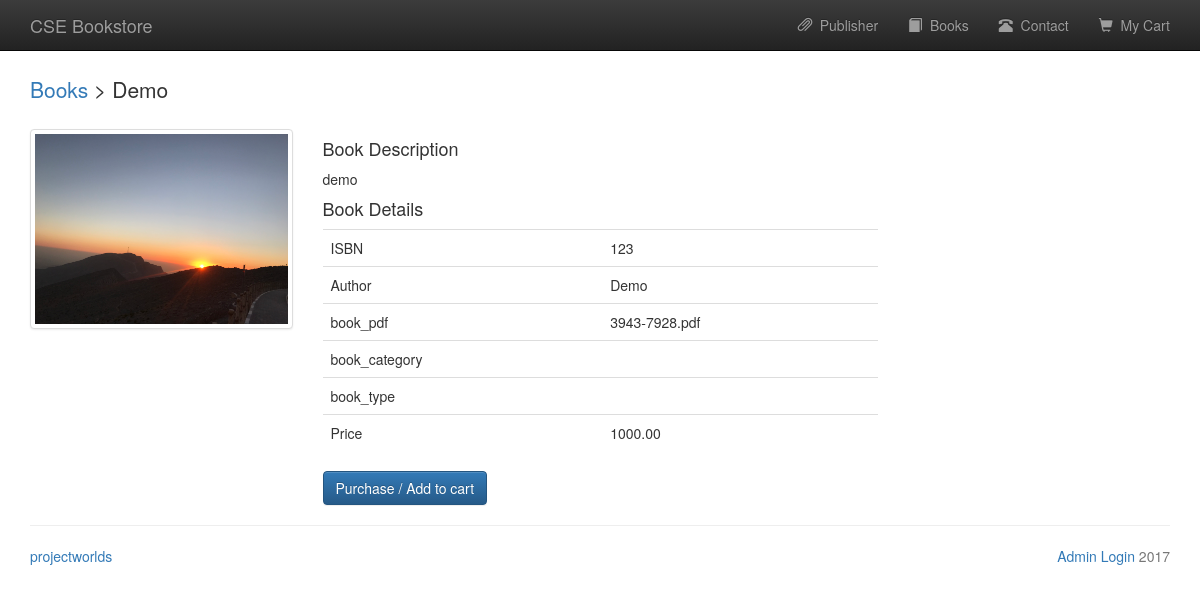
/admin/book.php?bookisbn=123, run on the app's committed database.
### tables this page shows
CREATE TABLE `books` (
  `book_isbn` varchar(20) NOT NULL,
  `book_title` varchar(60) DEFAULT NULL,
  `book_author` varchar(60) DEFAULT NULL,
  `book_image` varchar(40) DEFAULT NULL,
  `book_descr` text NOT NULL,
  `book_pdf` text NOT NULL,
  `book_category` varchar(11) NOT NULL,
  `book_type` varchar(11) NOT NULL,
  `book_price` decimal(6,2) NOT NULL,
  `publisherid` int(10) UNSIGNED NOT NULL
);

### admin/book.php (the view, shortened to what this page needs)
<?php
  $book_isbn = $_GET['bookisbn'];
  $conn = db_connect();
  $query = "SELECT * FROM books WHERE book_isbn = '$book_isbn'";
  $result = mysqli_query($conn, $query);
  $row = mysqli_fetch_assoc($result);
  require "./template/header.php";
?>
      <p class="lead" style="margin: 25px 0"><a href="books.php">Books</a> > <?php echo $row['book_title']; ?></p>
      <div class="row">
        <div class="col-md-3 text-center">
          <img class="img-responsive img-thumbnail" src="./bootstrap/img/<?php echo $row['book_image']; ?>">
        </div>
        <div class="col-md-6">
          <h4>Book Description</h4>
          <p><?php echo $row['book_descr']; ?></p>
          <h4>Book Details</h4>
          <table class="table">
          	<?php foreach($row as $key => $value){
              if($key == "book_descr" || $key == "book_image" ||$key == "book_file" || $key == "publisherid" || $key == "book_title"){
                continue;
              }
              switch($key){
                case "book_isbn":
                  $key = "ISBN";
                  break;
                case "book_author":
                  $key = "Author";
                  break;
                case "book_price":
                  $key = "Price";
                  break;
              }
            ?>
            <tr>
              <td><?php echo $key; ?></td>
              <td><?php echo $value; ?></td>
            </tr>
            <?php
              }
            ?>
          </table>
          <form method="post" action="cart.php">
            <input type="submit" value="Purchase / Add to cart" name="cart" class="btn btn-primary">
          </form>
       	</div>
      </div>
<?php
  require "./template/footer.php";
?>

### data on the page
books: book_title "Demo", book_image (picture), book_descr "demo", book_isbn "123", book_author "Demo", book_pdf "3943-7928.pdf", book_price "1000.00"

### other printed values
$key "ISBN"
$key "Author"
$key "book_pdf"
$key "book_category"
$key "book_type"
$key "Price"
